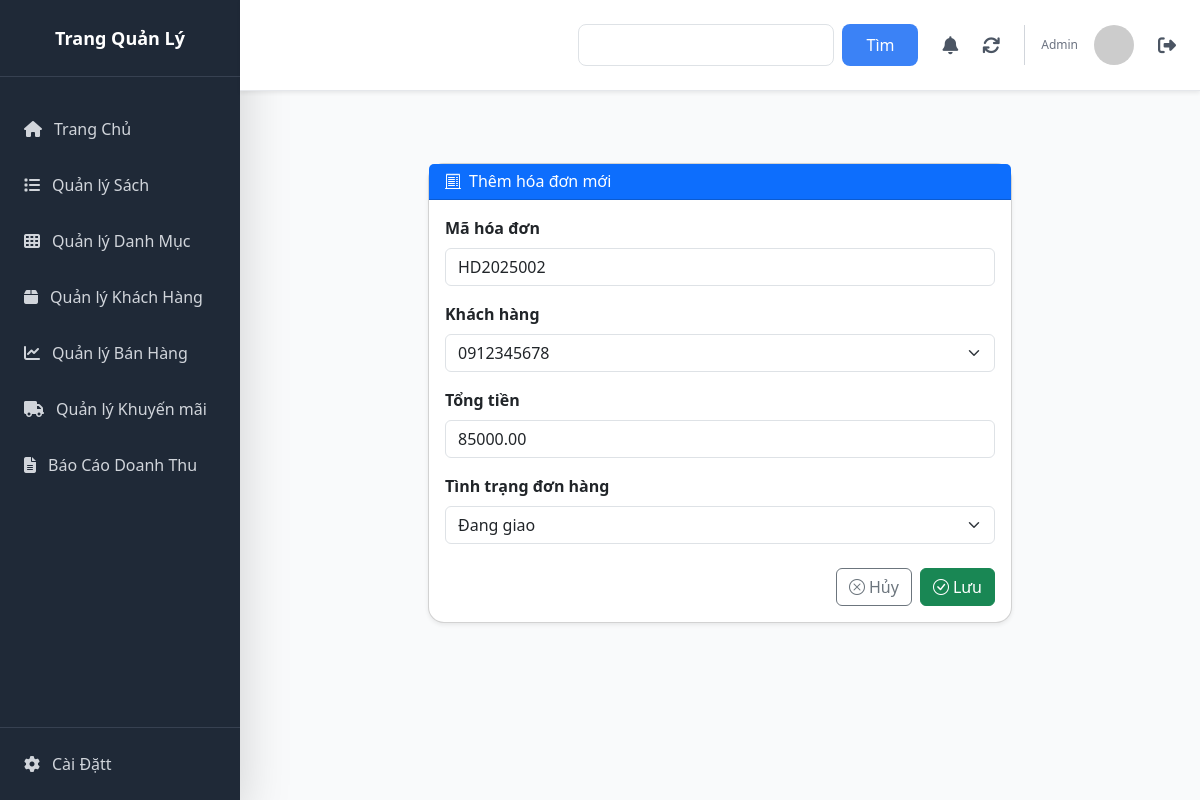
The app's page /books/donhang/sua/HD2025002/ with its own data.
### bookshop/models.py (models this page shows, shortened)
class DonHang(models.Model):
    TINH_TRANG_CHOICES = [
        ('cho_xac_nhan', 'Chờ xác nhận'),
        ('dang_chuan_bi', 'Đang chuẩn bị'),
        ('dang_giao', 'Đang giao'),
        ('da_giao', 'Đã giao'),
        ('da_huy', 'Đã hủy'),
    ]
    ma_hoa_don = models.CharField(max_length=20, primary_key=True, verbose_name="Mã hóa đơn")
    sdt_khach_hang = models.ForeignKey(KhachHang, on_delete=models.CASCADE,
                                       db_column='sdt_khach_hang', verbose_name="Khách hàng")
    tong_tien = models.DecimalField(max_digits=10, decimal_places=2, blank=True, null=True,
                                    validators=[MinValueValidator(0)], verbose_name="Tổng tiền")
    ngay_lap = models.DateField(auto_now_add=True, verbose_name="Ngày lập")
    tinh_trang = models.CharField(max_length=50, choices=TINH_TRANG_CHOICES,
                                  default='cho_xac_nhan', verbose_name="Tình trạng")
    class Meta:
        db_table = 'don_hang'
        verbose_name = 'Đơn hàng'
        verbose_name_plural = 'Đơn hàng'
        ordering = ['-ngay_lap']

### bookshop/views/hoadon.py (the view)
# urls.py: path('donhang/sua/<str:ma_hoa_don>/',donhang_sua, name='donhang_sua'),
def donhang_sua(request, ma_hoa_don):
    donhang = get_object_or_404(DonHang, pk=ma_hoa_don)
    if request.method == "POST":
        form = DonHangForm(request.POST, instance=donhang)
        if form.is_valid():
            form.save()
            return redirect('donhang_list')
    else:
        form = DonHangForm(instance=donhang)
    return render(request, 'hoa-don/them_hoadon.html', {
        'form': form,
    })

### bookshop/forms.py
class DonHangForm(forms.ModelForm):
    class Meta:
        model = DonHang
        fields = ['ma_hoa_don', 'sdt_khach_hang', 'tong_tien', 'tinh_trang']
        widgets = {
            'ma_hoa_don': forms.TextInput(attrs={
                'class': 'form-control',
                'placeholder': 'Nhập mã hóa đơn'
            }),
            'sdt_khach_hang': forms.Select(attrs={
                'class': 'form-select'
            }),
            'tong_tien': forms.NumberInput(attrs={
                'class': 'form-control',
                'placeholder': 'Nhập tổng tiền'
            }),
            'tinh_trang': forms.Select(attrs={
                'class': 'form-select'
            }),
        }
        labels = {
            'ma_hoa_don': 'Mã hóa đơn',
            'sdt_khach_hang': 'Khách hàng',
            'tong_tien': 'Tổng tiền',
            'tinh_trang': 'Tình trạng đơn hàng',
        }

### bookshop/models.py (called while the page is built)
    def __str__(self):
        return self.sdt

### bookshop/templates/hoa-don/them_hoadon.html (shortened to what this page needs)
{% extends 'base.html' %}
{% block content %}
<div class="container my-5">
  <div class="row justify-content-center">
    <div class="col-md-8">
      <div class="card shadow-sm rounded-4">
        <div class="card-header bg-primary text-white">
          <h4 class="mb-0">
            <i class="bi bi-receipt-cutoff me-2"></i>Thêm hóa đơn mới
          </h4>
        </div>
        <div class="card-body">
          <form method="post" class="needs-validation" novalidate>
            {% for field in form %}
            <div class="mb-3">
              <label for="{{ field.id_for_label }}" class="form-label fw-semibold">
                {{ field.label }}
              </label>
              {{ field }}
            </div>
            {% endfor %}
            <div class="d-flex justify-content-end mt-4">
              <a href="{% url 'donhang_list' %}" class="btn btn-outline-secondary me-2">
                <i class="bi bi-x-circle me-1"></i>Hủy
              </a>
              <button type="submit" class="btn btn-success">
                <i class="bi bi-check-circle me-1"></i>Lưu
              </button>
            </div>
          </form>
        </div>
      </div>
    </div>
  </div>
</div>
{% endblock %}

### records on screen
DonHang: form "HD2025002" "0912345678" "85000.00" "Đang giao"

### other values on screen
{{ field.label }} "Mã hóa đơn" "Khách hàng" "Tổng tiền" "Tình trạng đơn hàng"
